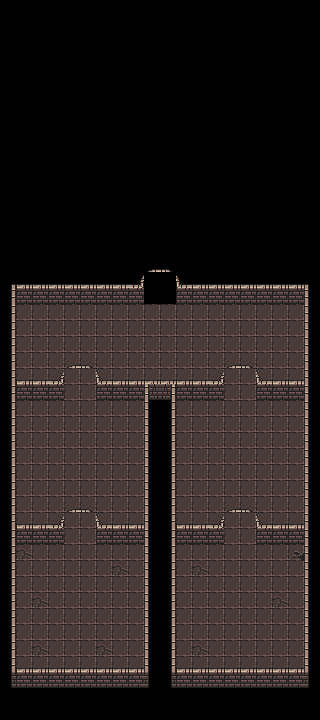

A level layout from a 2D game, rendered from its tile map. Below: a short description, then the map file with tile-grid data replaced by summaries:
An orthogonal 20x45 tile map with 16x16 px tiles, 2 tile layers (ground, walls), 3 tilesets and 39 objects (20x object, 10x player, 5x door, end, chest, ...).

<map version="1.5" tiledversion="1.7.2" orientation="orthogonal" renderorder="right-down" width="20" height="45" tilewidth="16" tileheight="16" infinite="0" nextlayerid="11" nextobjectid="194">
 <editorsettings>
  <export format="json" />
 </editorsettings>
 <tileset firstgid="1" name="dungeon" tilewidth="16" tileheight="16" tilecount="1024" columns="32">
  <image source="../tilesets/TSMapa/PNG/tileset.png" width="512" height="512" />
  <tile id="1">
   <properties>
    <property name="colides" type="bool" value="false" />
    <property name="horizontalWalls" type="bool" value="false" />
   </properties>
  </tile>
  <tile id="2">
   <properties>
    <property name="colides" type="bool" value="true" />
    <property name="horizontalWalls" type="bool" value="true" />
   </properties>
  </tile>
  <tile id="3">
   <properties>
    <property name="colides" type="bool" value="true" />
    <property name="horizontalWalls" type="bool" value="true" />
   </properties>
  </tile>
  <tile id="4">
   <properties>
    <property name="colides" type="bool" value="true" />
   </properties>
  </tile>
  <tile id="5">
   <properties>
    <property name="colides" type="bool" value="true" />
   </properties>
  </tile>
  <tile id="6">
   <properties>
    <property name="colides" type="bool" value="true" />
   </properties>
  </tile>
  <tile id="33">
   <properties>
    <property name="colides" type="bool" value="true" />
    <property name="wall" type="bool" value="true" />
   </properties>
  </tile>
  <tile id="34">
   <properties>
    <property name="colides" type="bool" value="true" />
   </properties>
  </tile>
  <tile id="35">
   <properties>
    <property name="colides" type="bool" value="true" />
   </properties>
  </tile>
  <tile id="36">
   <properties>
    <property name="colides" type="bool" value="true" />
   </properties>
  </tile>
  <tile id="37">
   <properties>
    <property name="colides" type="bool" value="true" />
   </properties>
  </tile>
  <tile id="38">
   <properties>
    <property name="colides" type="bool" value="true" />
   </properties>
  </tile>
  <tile id="65">
   <properties>
    <property name="colides" type="bool" value="true" />
   </properties>
  </tile>
  <tile id="66">
   <properties>
    <property name="colides" type="bool" value="true" />
   </properties>
  </tile>
  <tile id="67">
   <properties>
    <property name="colides" type="bool" value="true" />
   </properties>
  </tile>
  <tile id="97">
   <properties>
    <property name="colides" type="bool" value="true" />
   </properties>
  </tile>
  <tile id="98">
   <properties>
    <property name="colides" type="bool" value="true" />
   </properties>
  </tile>
  <tile id="99">
   <properties>
    <property name="colides" type="bool" value="true" />
   </properties>
  </tile>
  <tile id="100">
   <properties>
    <property name="colides" type="bool" value="true" />
   </properties>
  </tile>
  <tile id="101">
   <properties>
    <property name="colides" type="bool" value="true" />
   </properties>
  </tile>
  <tile id="102">
   <properties>
    <property name="colides" type="bool" value="true" />
   </properties>
  </tile>
  <tile id="164">
   <properties>
    <property name="colides" type="bool" value="true" />
   </properties>
  </tile>
  <tile id="165">
   <properties>
    <property name="colides" type="bool" value="true" />
   </properties>
  </tile>
  <tile id="166">
   <properties>
    <property name="colides" type="bool" value="true" />
   </properties>
  </tile>
  <tile id="197">
   <properties>
    <property name="colides" type="bool" value="true" />
   </properties>
  </tile>
  <tile id="198">
   <properties>
    <property name="colides" type="bool" value="true" />
   </properties>
  </tile>
  <tile id="224">
   <properties>
    <property name="colides" type="bool" value="true" />
   </properties>
  </tile>
  <tile id="225">
   <properties>
    <property name="colides" type="bool" value="true" />
   </properties>
  </tile>
  <tile id="226">
   <properties>
    <property name="colides" type="bool" value="true" />
    <property name="horizontalWalls" type="bool" value="true" />
   </properties>
  </tile>
  <tile id="227">
   <properties>
    <property name="colides" type="bool" value="true" />
    <property name="horizontalWalls" type="bool" value="true" />
   </properties>
  </tile>
  <tile id="256">
   <properties>
    <property name="colides" type="bool" value="true" />
   </properties>
  </tile>
  <tile id="257">
   <properties>
    <property name="colides" type="bool" value="true" />
   </properties>
  </tile>
  <tile id="258">
   <properties>
    <property name="colides" type="bool" value="true" />
    <property name="wall" type="bool" value="true" />
   </properties>
  </tile>
  <tile id="259">
   <properties>
    <property name="colides" type="bool" value="true" />
    <property name="wall" type="bool" value="true" />
   </properties>
  </tile>
  <tile id="260">
   <properties>
    <property name="colides" type="bool" value="true" />
   </properties>
  </tile>
  <tile id="261">
   <properties>
    <property name="colides" type="bool" value="true" />
   </properties>
  </tile>
  <tile id="288">
   <properties>
    <property name="colides" type="bool" value="true" />
   </properties>
  </tile>
  <tile id="289">
   <properties>
    <property name="colides" type="bool" value="true" />
   </properties>
  </tile>
  <tile id="290">
   <properties>
    <property name="colides" type="bool" value="true" />
   </properties>
  </tile>
  <tile id="291">
   <properties>
    <property name="colides" type="bool" value="true" />
   </properties>
  </tile>
  <tile id="292">
   <properties>
    <property name="colides" type="bool" value="true" />
   </properties>
  </tile>
  <tile id="293">
   <properties>
    <property name="colides" type="bool" value="true" />
   </properties>
  </tile>
  <tile id="322">
   <properties>
    <property name="colides" type="bool" value="true" />
    <property name="horizontalWalls" type="bool" value="true" />
   </properties>
  </tile>
  <tile id="323">
   <properties>
    <property name="colides" type="bool" value="true" />
    <property name="horizontalWalls" type="bool" value="true" />
   </properties>
  </tile>
  <tile id="389">
   <properties>
    <property name="colides" type="bool" value="true" />
   </properties>
  </tile>
  <tile id="418">
   <properties>
    <property name="colides" type="bool" value="false" />
   </properties>
  </tile>
  <tile id="419">
   <properties>
    <property name="colides" type="bool" value="false" />
   </properties>
  </tile>
  <tile id="450">
   <properties>
    <property name="isDoorOpen" type="bool" value="false" />
   </properties>
  </tile>
  <tile id="451">
   <properties>
    <property name="isDoorOpen" type="bool" value="false" />
   </properties>
  </tile>
  <tile id="453">
   <properties>
    <property name="isDoorOpen" type="bool" value="true" />
   </properties>
  </tile>
  <tile id="454">
   <properties>
    <property name="isDoorOpen" type="bool" value="true" />
   </properties>
  </tile>
  <tile id="481">
   <properties>
    <property name="colides" type="bool" value="true" />
    <property name="horizontalWalls" type="bool" value="true" />
   </properties>
  </tile>
  <tile id="482">
   <properties>
    <property name="colides" type="bool" value="true" />
    <property name="isDoorOpen" type="bool" value="false" />
   </properties>
  </tile>
  <tile id="483">
   <properties>
    <property name="colides" type="bool" value="true" />
    <property name="isDoorOpen" type="bool" value="false" />
   </properties>
  </tile>
  <tile id="484">
   <properties>
    <property name="colides" type="bool" value="true" />
    <property name="horizontalWalls" type="bool" value="true" />
   </properties>
  </tile>
  <tile id="485">
   <properties>
    <property name="isDoorOpen" type="bool" value="true" />
   </properties>
  </tile>
  <tile id="486">
   <properties>
    <property name="isDoorOpen" type="bool" value="true" />
   </properties>
  </tile>
  <tile id="595">
   <properties>
    <property name="colides" type="bool" value="true" />
   </properties>
  </tile>
 </tileset>
 <tileset firstgid="1025" name="doors_spriteSheet" tilewidth="32" tileheight="32" tilecount="2" columns="2">
  <image source="../tilesets/TSMapa/PNG/doors.png" width="64" height="32" />
  <tile id="0" type="door">
   <properties>
    <property name="colides" type="bool" value="true" />
   </properties>
  </tile>
  <tile id="1" type="door" />
 </tileset>
 <tileset firstgid="1027" name="table" tilewidth="32" tileheight="16" tilecount="1" columns="1">
  <image source="../tilesets/TSMapa/PNG/table.png" width="32" height="16" />
 </tileset>
 <layer id="1" name="ground" width="20" height="45">
  <data>[900 cells, 396 non-empty, 3 distinct tile ids]</data>
 </layer>
 <objectgroup id="10" name="spawns">
  <object id="117" name="player" x="45.8518" y="589.651" width="15.5" height="15.5">
   <properties>
    <property name="player" type="int" value="1" />
   </properties>
  </object>
  <object id="118" name="player" x="71.75" y="580.75" width="15.5" height="15.5">
   <properties>
    <property name="player" type="int" value="1" />
   </properties>
  </object>
  <object id="119" name="player" x="87.75" y="606.25" width="15.5" height="15.5">
   <properties>
    <property name="player" type="int" value="1" />
   </properties>
  </object>
  <object id="120" name="player" x="115.25" y="640.25" width="15.5" height="15.5">
   <properties>
    <property name="player" type="int" value="1" />
   </properties>
  </object>
  <object id="121" name="player" x="187.25" y="647.25" width="15.5" height="15.5">
   <properties>
    <property name="player" type="int" value="2" />
   </properties>
  </object>
  <object id="122" name="player" x="117.25" y="575.25" width="15.5" height="15.5">
   <properties>
    <property name="player" type="int" value="1" />
   </properties>
  </object>
  <object id="123" name="player" x="271.25" y="596.75" width="15.5" height="15.5">
   <properties>
    <property name="player" type="int" value="2" />
   </properties>
  </object>
  <object id="124" name="player" x="245.25" y="602.75" width="15.5" height="15.5">
   <properties>
    <property name="player" type="int" value="2" />
   </properties>
  </object>
  <object id="125" name="player" x="267.25" y="635.25" width="15.5" height="15.5">
   <properties>
    <property name="player" type="int" value="2" />
   </properties>
  </object>
  <object id="126" name="player" x="273.25" y="556.75" width="15.5" height="15.5">
   <properties>
    <property name="player" type="int" value="2" />
   </properties>
  </object>
  <object id="127" name="object" x="31.75" y="645.25" width="15.5" height="15.5">
   <properties>
    <property name="challenge" type="int" value="1" />
    <property name="player" type="int" value="1" />
   </properties>
  </object>
  <object id="128" name="object" x="35.25" y="554.25" width="15.5" height="15.5">
   <properties>
    <property name="challenge" type="int" value="1" />
    <property name="player" type="int" value="1" />
   </properties>
  </object>
  <object id="130" name="object" x="31.75" y="613.25" width="15.5" height="15.5">
   <properties>
    <property name="challenge" type="int" value="1" />
    <property name="player" type="int" value="1" />
   </properties>
  </object>
  <object id="131" name="object" x="116.75" y="607.75" width="15.5" height="15.5">
   <properties>
    <property name="challenge" type="int" value="1" />
    <property name="player" type="int" value="1" />
   </properties>
  </object>
  <object id="132" name="object" x="71.75" y="641.25" width="15.5" height="15.5">
   <properties>
    <property name="challenge" type="int" value="1" />
    <property name="player" type="int" value="1" />
   </properties>
  </object>
  <object id="134" name="object" x="200.25" y="617.75" width="15.5" height="15.5">
   <properties>
    <property name="challenge" type="int" value="1" />
    <property name="player" type="int" value="2" />
   </properties>
  </object>
  <object id="135" name="object" x="190.25" y="582.25" width="15.5" height="15.5">
   <properties>
    <property name="challenge" type="int" value="1" />
    <property name="player" type="int" value="2" />
   </properties>
  </object>
  <object id="136" name="object" x="232.25" y="637.75" width="15.5" height="15.5">
   <properties>
    <property name="challenge" type="int" value="1" />
    <property name="player" type="int" value="2" />
   </properties>
  </object>
  <object id="137" name="object" x="190.25" y="553.25" width="15.5" height="15.5">
   <properties>
    <property name="challenge" type="int" value="1" />
    <property name="player" type="int" value="2" />
   </properties>
  </object>
  <object id="139" name="object" x="209.25" y="626.75" width="15.5" height="15.5">
   <properties>
    <property name="challenge" type="int" value="1" />
    <property name="player" type="int" value="2" />
   </properties>
  </object>
  <object id="176" name="object" x="33.75" y="443.75" width="15.5" height="15.5">
   <properties>
    <property name="challenge" type="int" value="2" />
    <property name="player" type="int" value="1" />
   </properties>
  </object>
  <object id="178" name="object" x="72.75" y="444.75" width="15.5" height="15.5">
   <properties>
    <property name="challenge" type="int" value="2" />
    <property name="player" type="int" value="1" />
   </properties>
  </object>
  <object id="183" name="object" x="192.25" y="417.25" width="15.5" height="15.5">
   <properties>
    <property name="challenge" type="int" value="2" />
    <property name="player" type="int" value="2" />
   </properties>
  </object>
  <object id="184" name="object" x="275.25" y="416.25" width="15.5" height="15.5">
   <properties>
    <property name="challenge" type="int" value="2" />
    <property name="player" type="int" value="2" />
   </properties>
  </object>
  <object id="185" name="object" x="230.25" y="434.25" width="15.5" height="15.5">
   <properties>
    <property name="challenge" type="int" value="2" />
    <property name="player" type="int" value="2" />
   </properties>
  </object>
  <object id="187" name="object" x="201.25" y="445.25" width="15.5" height="15.5">
   <properties>
    <property name="challenge" type="int" value="2" />
    <property name="player" type="int" value="2" />
   </properties>
  </object>
  <object id="188" name="object" x="29.25" y="408.75" width="15.5" height="15.5">
   <properties>
    <property name="challenge" type="int" value="2" />
    <property name="player" type="int" value="1" />
   </properties>
  </object>
  <object id="190" name="object" x="94.25" y="437.25" width="15.5" height="15.5">
   <properties>
    <property name="challenge" type="int" value="2" />
    <property name="player" type="int" value="1" />
   </properties>
  </object>
  <object id="191" name="object" x="115.25" y="413.75" width="15.5" height="15.5">
   <properties>
    <property name="challenge" type="int" value="2" />
    <property name="player" type="int" value="1" />
   </properties>
  </object>
  <object id="192" name="object" x="259.25" y="434.75" width="15.5" height="15.5">
   <properties>
    <property name="challenge" type="int" value="2" />
    <property name="player" type="int" value="2" />
   </properties>
  </object>
  <object id="193" name="end" x="142.667" y="265" width="35" height="28.3333" />
 </objectgroup>
 <objectgroup id="7" name="objects">
  <object id="112" name="door" type="door" gid="1025" x="63.9303" y="543.958" width="32" height="32">
   <properties>
    <property name="challenge" type="int" value="1" />
   </properties>
  </object>
  <object id="113" name="door" type="door" gid="1025" x="223.93" y="543.958" width="32" height="32">
   <properties>
    <property name="challenge" type="int" value="1" />
   </properties>
  </object>
  <object id="114" name="chest" type="chest" gid="596" x="210.097" y="232.791" width="16" height="16" />
  <object id="115" name="table" type="table" gid="1027" x="244.931" y="234.957" width="32" height="16" />
  <object id="116" name="door" type="door" gid="1025" x="144.016" y="303.997" width="32" height="32">
   <properties>
    <property name="challenge" type="int" value="-1" />
   </properties>
  </object>
  <object id="140" name="door" type="door" gid="1025" x="64.0001" y="400.227" width="32" height="32">
   <properties>
    <property name="challenge" type="int" value="2" />
   </properties>
  </object>
  <object id="141" name="door" type="door" gid="1025" x="224" y="400.227" width="32" height="32">
   <properties>
    <property name="challenge" type="int" value="2" />
   </properties>
  </object>
 </objectgroup>
 <objectgroup id="8" name="leyenda">
  <object id="51" name="leyenda" x="53.4166" y="227.167">
   <properties>
    <property name="challenges" type="int" value="2" />
   </properties>
  </object>
 </objectgroup>
 <layer id="2" name="walls" width="20" height="45">
  <data>[900 cells, 222 non-empty, 16 distinct tile ids]</data>
 </layer>
</map>
